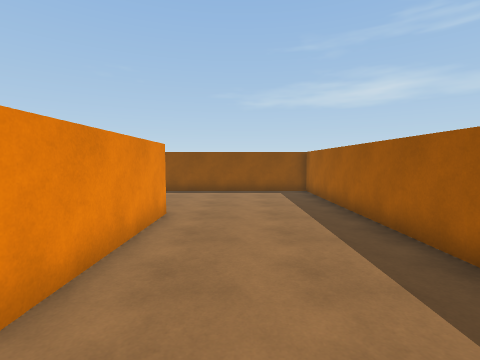
View 1 (above)

18 first-person views from a walk through a scene from a Unity 3-D project. The camera is 1.5 m above the floor, tilts 4° down and sees 85° across. The floor is counted in squares, 1 m on a side. Each view is taken from the middle of a square. On the plan, view 1 faces up. The plan holds only what a view shows up to about 14 squares ahead; the rest is blank. The place goes on beyond the plan. The player is left out.

View 2
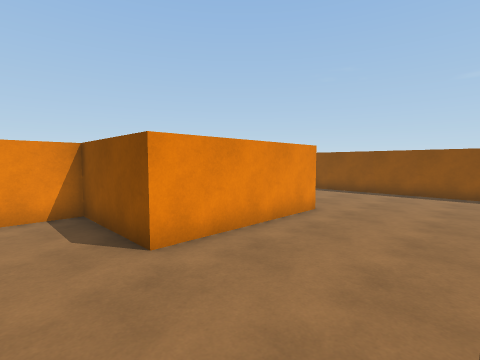

View 3
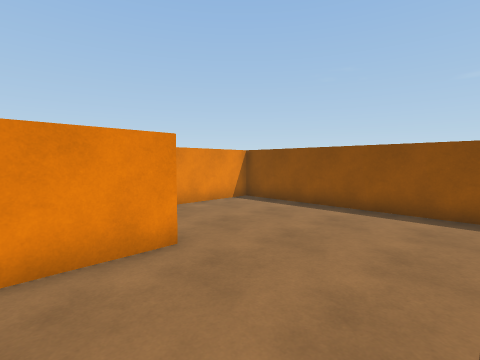

View 4
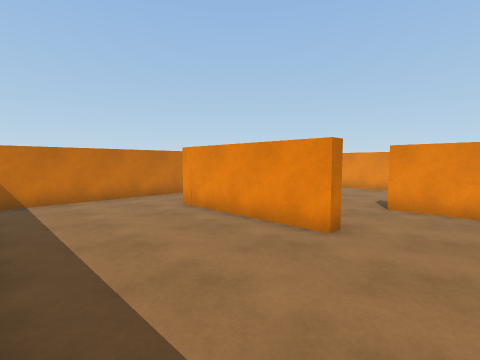

View 5
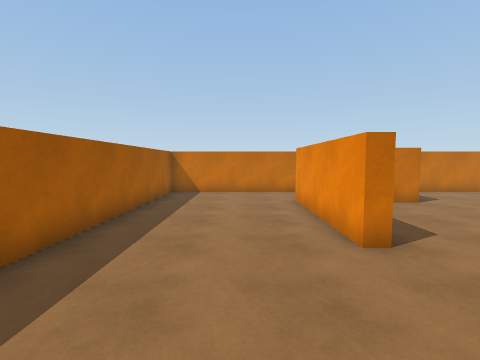

View 6
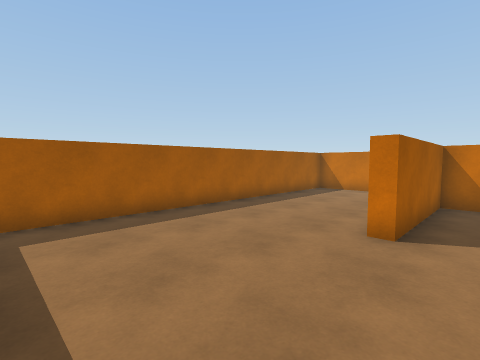

View 7
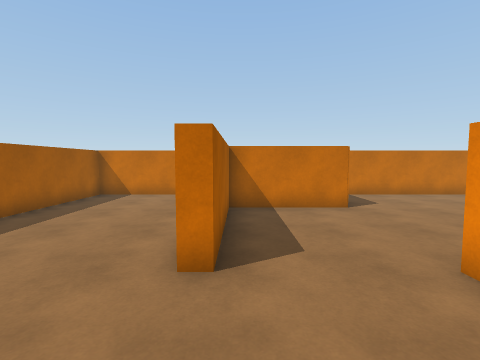

View 8
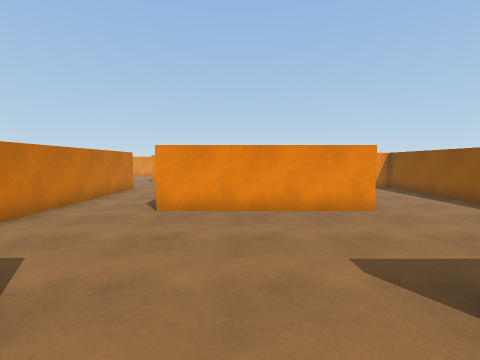

View 9
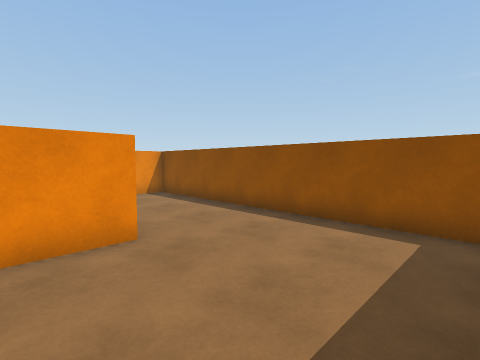

View 10
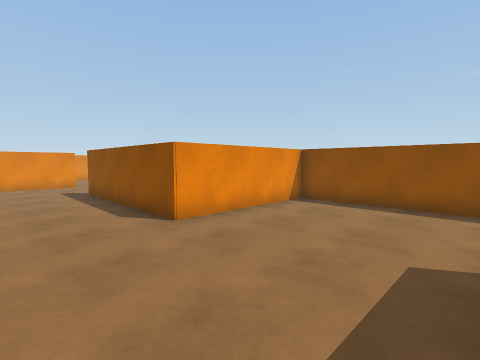

View 11
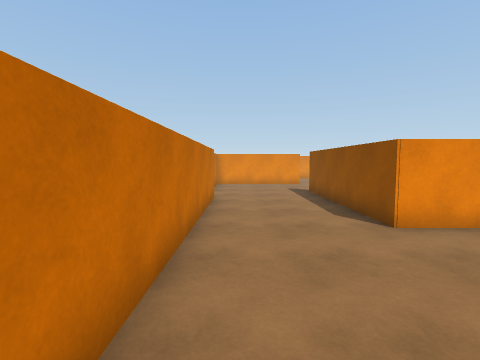

View 12
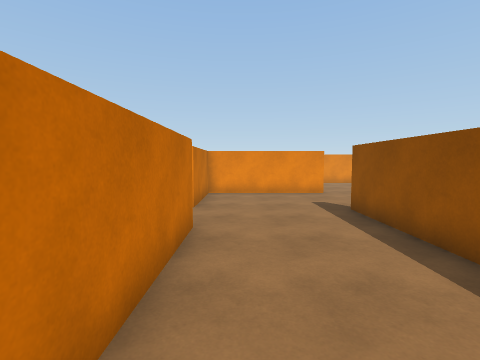

View 13
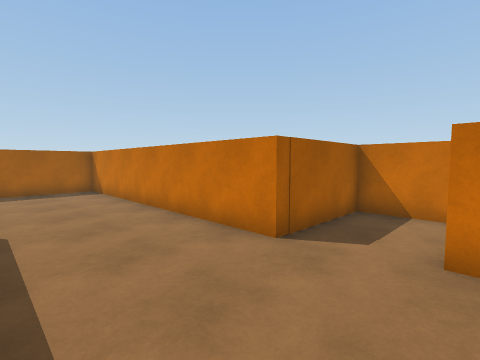

View 14
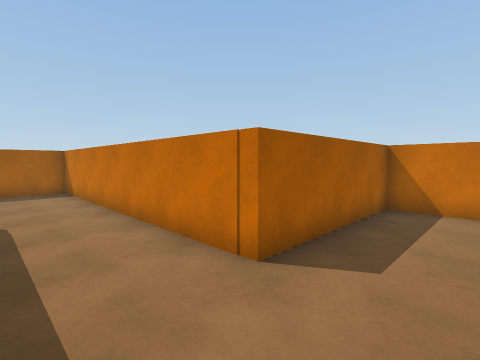

View 15
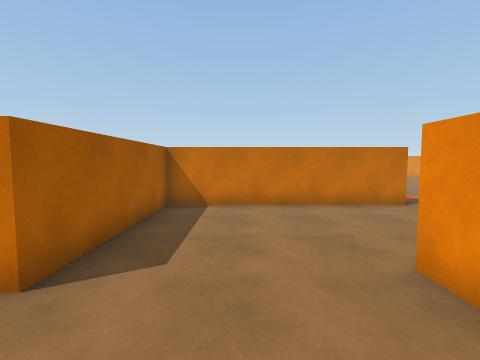

View 16
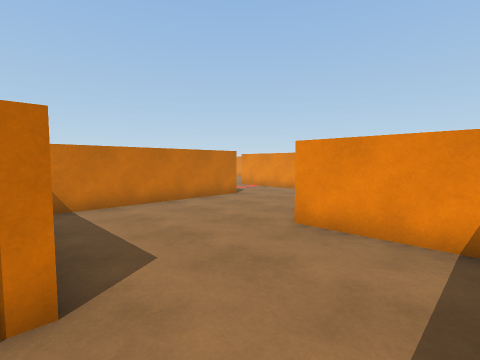

View 17
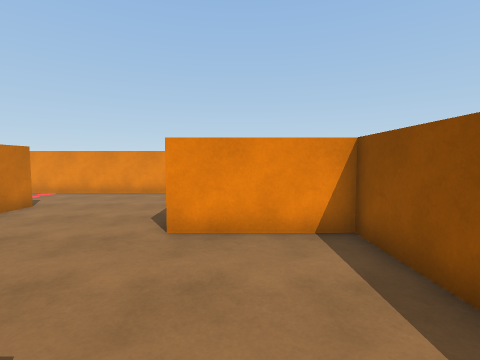

View 18
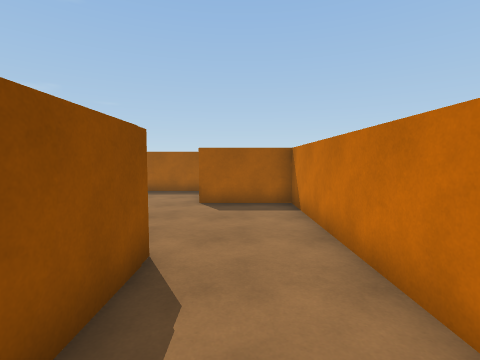

### Floor plan
Points are (right, up) in squares from view 1. A wall is a line through its corners. A room is listed if a view was taken in it or the views show most of it. See-through windows are left out.
Room 1 (views 1, 2, 3, 4, 5, 6, 7)
walls: (-2.6, 7.5) (-2.1, 7.5) (-2.1, 2) (-6, 2) (-6, 0.2); (-4, -0.9) (3.4, -0.9) (3.4, 13.4) (-6, 13.4) (-6, 8.5)
ways out: opening at (-4.5, 7.5) to room 2
Room 2 (views 8, 9, 10, 11, 12, 13, 14, 15, 16, 17, 18)
walls: (-20.5, 2.4) (-23.4, 2.4) (-23.4, -1.6); (-11.9, 9.2) (-11.9, 2.4) (-14.6, 2.4); (-6, 8.5) (-6, 7.5); (-26.1, -1.1) (-23.9, -1.1) (-23.9, 2.9) (-12.4, 2.9) (-12.4, 6.5); (-27.5, 2.5) (-26.5, 2.5); (-7.2, 13.4) (-18.8, 13.4) (-18.8, 7.5) (-26.2, 7.5); (-26.8, -7) (-18.5, -7) (-18.5, -0.9) (-6.6, -0.9) (-6.6, 2.5) (-2.6, 2.5) (-2.6, 7.5)
ways out: opening at (-4.5, 7.5) to room 1; opening at (-27, 8)

Positions as (right, up) in squares from view 1, and headings:
1: (0, 0), facing up
2: (2, 0), facing up-left
3: (2, 5), facing up-left
4: (3, 10), facing down-left
5: (0, 12), facing down
6: (-4, 13), facing down-right
7: (-3, 11), facing down
8: (-4, 5), facing left
9: (-7, 7), facing up-left
10: (-13, 4), facing up-left
11: (-13, 4), facing left
12: (-18, 4), facing left
13: (-27, 7), facing down-right
14: (-21, 2), facing down-right
15: (-21, 2), facing down
16: (-18, 2), facing down-left
17: (-18, 0), facing left
18: (-16, 1), facing right
